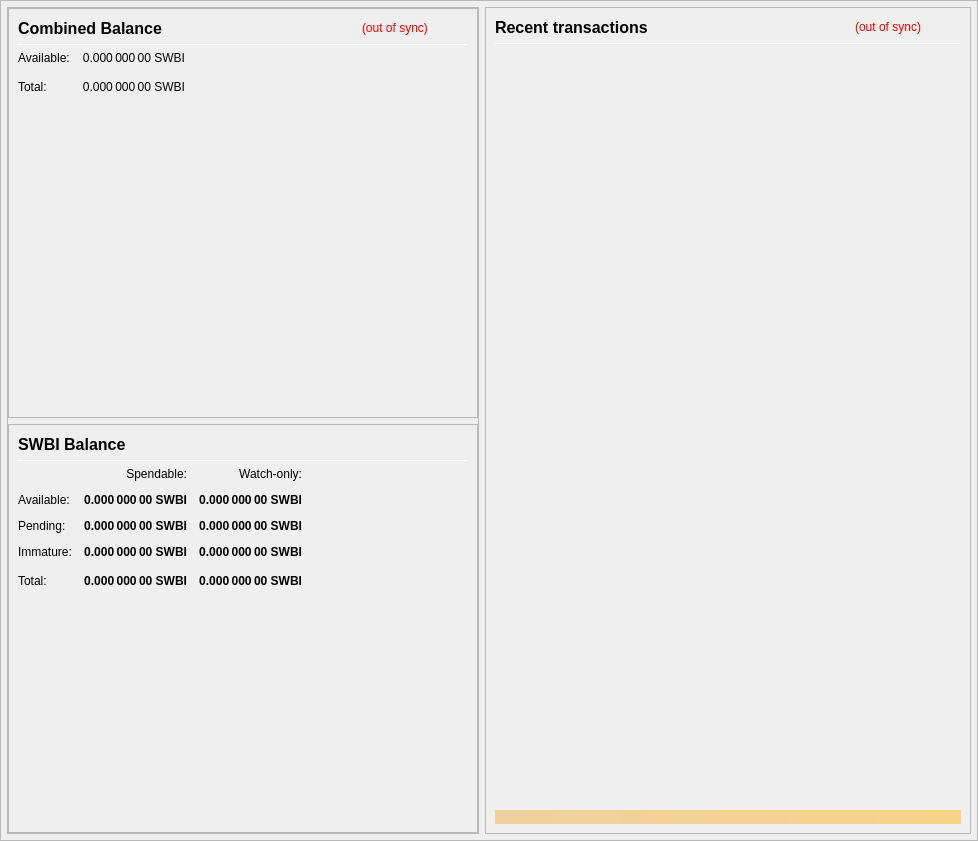
<?xml version="1.0" encoding="UTF-8"?>
<ui version="4.0">
 <class>OverviewPage</class>
 <widget class="QWidget" name="OverviewPage">
  <property name="geometry">
   <rect>
    <x>0</x>
    <y>0</y>
    <width>978</width>
    <height>841</height>
   </rect>
  </property>
  <property name="minimumSize">
   <size>
    <width>960</width>
    <height>682</height>
   </size>
  </property>
  <property name="windowTitle">
   <string>Form</string>
  </property>
  <property name="toolTip">
   <string/>
  </property>
  <layout class="QVBoxLayout" name="topLayout" stretch="1">
   <property name="leftMargin">
    <number>0</number>
   </property>
   <property name="topMargin">
    <number>0</number>
   </property>
   <property name="rightMargin">
    <number>0</number>
   </property>
   <property name="bottomMargin">
    <number>0</number>
   </property>
   <item>
    <widget class="QFrame" name="frame_BG">
     <property name="minimumSize">
      <size>
       <width>850</width>
       <height>610</height>
      </size>
     </property>
     <property name="maximumSize">
      <size>
       <width>16777215</width>
       <height>16777215</height>
      </size>
     </property>
     <property name="frameShape">
      <enum>QFrame::StyledPanel</enum>
     </property>
     <property name="frameShadow">
      <enum>QFrame::Raised</enum>
     </property>
     <layout class="QVBoxLayout" name="verticalLayout_3" stretch="1">
      <property name="leftMargin">
       <number>0</number>
      </property>
      <property name="topMargin">
       <number>0</number>
      </property>
      <property name="rightMargin">
       <number>0</number>
      </property>
      <property name="bottomMargin">
       <number>6</number>
      </property>
      <item>
       <layout class="QVBoxLayout" name="verticalLayout_Master" stretch="0,0">
        <property name="leftMargin">
         <number>0</number>
        </property>
        <property name="topMargin">
         <number>0</number>
        </property>
        <property name="rightMargin">
         <number>0</number>
        </property>
        <property name="bottomMargin">
         <number>0</number>
        </property>
        <item>
         <widget class="QFrame" name="frame_Header">
          <layout class="QVBoxLayout" name="verticalLayout_Header">
           <property name="leftMargin">
            <number>0</number>
           </property>
           <property name="topMargin">
            <number>0</number>
           </property>
           <property name="rightMargin">
            <number>0</number>
           </property>
           <property name="bottomMargin">
            <number>0</number>
           </property>
          </layout>
         </widget>
        </item>
        <item>
         <widget class="QFrame" name="frame_Content">
          <layout class="QVBoxLayout" name="verticalLayout_Content">
           <property name="leftMargin">
            <number>6</number>
           </property>
           <property name="topMargin">
            <number>0</number>
           </property>
           <property name="rightMargin">
            <number>6</number>
           </property>
           <property name="bottomMargin">
            <number>0</number>
           </property>
           <item>
            <layout class="QHBoxLayout" name="horizontalLayout_Content" stretch="0,1">
             <property name="spacing">
              <number>6</number>
             </property>
             <item>
              <layout class="QVBoxLayout" name="verticalLayout_left" stretch="1">
               <item>
                <widget class="QFrame" name="frameObfuscation">
                 <property name="minimumSize">
                  <size>
                   <width>0</width>
                   <height>0</height>
                  </size>
                 </property>
                 <property name="frameShape">
                  <enum>QFrame::StyledPanel</enum>
                 </property>
                 <property name="frameShadow">
                  <enum>QFrame::Raised</enum>
                 </property>
                 <layout class="QVBoxLayout" name="verticalLayout" stretch="0,0">
                  <property name="leftMargin">
                   <number>0</number>
                  </property>
                  <property name="topMargin">
                   <number>0</number>
                  </property>
                  <property name="rightMargin">
                   <number>0</number>
                  </property>
                  <property name="bottomMargin">
                   <number>0</number>
                  </property>
                  <item>
                   <widget class="QFrame" name="frame_CombinedBalances">
                    <property name="minimumSize">
                     <size>
                      <width>470</width>
                      <height>0</height>
                     </size>
                    </property>
                    <property name="frameShape">
                     <enum>QFrame::StyledPanel</enum>
                    </property>
                    <property name="frameShadow">
                     <enum>QFrame::Raised</enum>
                    </property>
                    <layout class="QVBoxLayout" name="verticalLayout_5">
                     <item>
                      <layout class="QHBoxLayout" name="horizontalLayout_5" stretch="0,0,0,0">
                       <item>
                        <widget class="QLabel" name="label_5z">
                         <property name="minimumSize">
                          <size>
                           <width>0</width>
                           <height>20</height>
                          </size>
                         </property>
                         <property name="font">
                          <font>
                           <pointsize>12</pointsize>
                           <weight>75</weight>
                           <bold>true</bold>
                          </font>
                         </property>
                         <property name="toolTip">
                          <string>Combined Balance (including unconfirmed and immature coins)</string>
                         </property>
                         <property name="text">
                          <string>Combined Balance</string>
                         </property>
                        </widget>
                       </item>
                       <item>
                        <spacer name="horizontalSpacer_1">
                         <property name="orientation">
                          <enum>Qt::Horizontal</enum>
                         </property>
                         <property name="sizeHint" stdset="0">
                          <size>
                           <width>40</width>
                           <height>20</height>
                          </size>
                         </property>
                        </spacer>
                       </item>
                       <item>
                        <widget class="QLabel" name="labelWalletStatus">
                         <property name="cursor">
                          <cursorShape>WhatsThisCursor</cursorShape>
                         </property>
                         <property name="toolTip">
                          <string>The displayed information may be out of date. Your wallet automatically synchronizes with the SWINGBICOIN network after a connection is established, but this process has not completed yet.</string>
                         </property>
                         <property name="styleSheet">
                          <string notr="true">QLabel { color: red; }</string>
                         </property>
                         <property name="text">
                          <string notr="true">(out of sync)</string>
                         </property>
                         <property name="alignment">
                          <set>Qt::AlignLeading|Qt::AlignLeft|Qt::AlignVCenter</set>
                         </property>
                        </widget>
                       </item>
                       <item>
                        <spacer name="horizontalSpacer_5">
                         <property name="orientation">
                          <enum>Qt::Horizontal</enum>
                         </property>
                         <property name="sizeType">
                          <enum>QSizePolicy::Preferred</enum>
                         </property>
                         <property name="sizeHint" stdset="0">
                          <size>
                           <width>40</width>
                           <height>20</height>
                          </size>
                         </property>
                        </spacer>
                       </item>
                      </layout>
                     </item>
                     <item>
                      <widget class="Line" name="line_CombinedBalance">
                       <property name="minimumSize">
                        <size>
                         <width>0</width>
                         <height>1</height>
                        </size>
                       </property>
                       <property name="maximumSize">
                        <size>
                         <width>16777215</width>
                         <height>1</height>
                        </size>
                       </property>
                       <property name="orientation">
                        <enum>Qt::Horizontal</enum>
                       </property>
                      </widget>
                     </item>
                     <item>
                      <layout class="QGridLayout" name="gridLayout_3">
                       <property name="spacing">
                        <number>12</number>
                       </property>
                       <item row="1" column="0">
                        <widget class="QLabel" name="labelBalanceTextz">
                         <property name="text">
                          <string>Available:</string>
                         </property>
                        </widget>
                       </item>
                       <item row="1" column="1">
                        <widget class="QLabel" name="labelBalancez">
                         <property name="font">
                          <font>
                           <weight>50</weight>
                           <bold>true</bold>
                          </font>
                         </property>
                         <property name="cursor">
                          <cursorShape>IBeamCursor</cursorShape>
                         </property>
                         <property name="toolTip">
                          <string>Your current spendable balance</string>
                         </property>
                         <property name="text">
                          <string notr="true">0.000 000 00 SWBI</string>
                         </property>
                         <property name="alignment">
                          <set>Qt::AlignRight|Qt::AlignTrailing|Qt::AlignVCenter</set>
                         </property>
                         <property name="textInteractionFlags">
                          <set>Qt::LinksAccessibleByMouse|Qt::TextSelectableByKeyboard|Qt::TextSelectableByMouse</set>
                         </property>
                        </widget>
                       </item>
                       <item row="2" column="0">
                        <widget class="QLabel" name="labelTotalTextz">
                         <property name="text">
                          <string>Total:</string>
                         </property>
                        </widget>
                       </item>
                       <item row="2" column="1">
                        <widget class="QLabel" name="labelTotalz">
                         <property name="font">
                          <font>
                           <weight>50</weight>
                           <bold>true</bold>
                          </font>
                         </property>
                         <property name="cursor">
                          <cursorShape>IBeamCursor</cursorShape>
                         </property>
                         <property name="toolTip">
                          <string>Total Balance, including all unavailable coins.</string>
                         </property>
                         <property name="text">
                          <string notr="true">0.000 000 00 SWBI</string>
                         </property>
                         <property name="alignment">
                          <set>Qt::AlignRight|Qt::AlignTrailing|Qt::AlignVCenter</set>
                         </property>
                         <property name="textInteractionFlags">
                          <set>Qt::LinksAccessibleByMouse|Qt::TextSelectableByKeyboard|Qt::TextSelectableByMouse</set>
                         </property>
                        </widget>
                       </item>
                       <item row="2" column="3">
                        <spacer name="horizontalSpacer_2">
                         <property name="orientation">
                          <enum>Qt::Horizontal</enum>
                         </property>
                         <property name="sizeHint" stdset="0">
                          <size>
                           <width>40</width>
                           <height>20</height>
                          </size>
                         </property>
                        </spacer>
                       </item>
                      </layout>
                     </item>
                     <item>
                      <spacer name="verticalSpacer_1">
                       <property name="orientation">
                        <enum>Qt::Vertical</enum>
                       </property>
                       <property name="sizeHint" stdset="0">
                        <size>
                         <width>20</width>
                         <height>40</height>
                        </size>
                       </property>
                      </spacer>
                     </item>
                    </layout>
                   </widget>
                  </item>
                  <item>
                   <widget class="QFrame" name="frame_Balances">
                    <property name="frameShape">
                     <enum>QFrame::StyledPanel</enum>
                    </property>
                    <property name="frameShadow">
                     <enum>QFrame::Raised</enum>
                    </property>
                    <layout class="QVBoxLayout" name="verticalLayout_4">
                     <item>
                      <layout class="QHBoxLayout" name="horizontalLayout_4">
                       <item>
                        <widget class="QLabel" name="label_5">
                         <property name="minimumSize">
                          <size>
                           <width>0</width>
                           <height>20</height>
                          </size>
                         </property>
                         <property name="font">
                          <font>
                           <pointsize>12</pointsize>
                           <weight>75</weight>
                           <bold>true</bold>
                          </font>
                         </property>
                         <property name="text">
                          <string>SWBI Balance</string>
                         </property>
                        </widget>
                       </item>
                       <item>
                        <spacer name="horizontalSpacer_3">
                         <property name="orientation">
                          <enum>Qt::Horizontal</enum>
                         </property>
                         <property name="sizeHint" stdset="0">
                          <size>
                           <width>40</width>
                           <height>20</height>
                          </size>
                         </property>
                        </spacer>
                       </item>
                      </layout>
                     </item>
                     <item>
                      <widget class="Line" name="line_Balance">
                       <property name="minimumSize">
                        <size>
                         <width>0</width>
                         <height>1</height>
                        </size>
                       </property>
                       <property name="maximumSize">
                        <size>
                         <width>16777215</width>
                         <height>1</height>
                        </size>
                       </property>
                       <property name="orientation">
                        <enum>Qt::Horizontal</enum>
                       </property>
                      </widget>
                     </item>
                     <item>
                      <layout class="QGridLayout" name="gridLayout">
                       <property name="spacing">
                        <number>12</number>
                       </property>
                       <item row="0" column="1">
                        <widget class="QLabel" name="labelSpendable">
                         <property name="text">
                          <string>Spendable:</string>
                         </property>
                         <property name="alignment">
                          <set>Qt::AlignRight|Qt::AlignTrailing|Qt::AlignVCenter</set>
                         </property>
                        </widget>
                       </item>
                       <item row="0" column="2">
                        <widget class="QLabel" name="labelWatchonly">
                         <property name="text">
                          <string>Watch-only:</string>
                         </property>
                         <property name="alignment">
                          <set>Qt::AlignRight|Qt::AlignTrailing|Qt::AlignVCenter</set>
                         </property>
                        </widget>
                       </item>
                       <item row="1" column="0">
                        <widget class="QLabel" name="labelBalanceText">
                         <property name="text">
                          <string>Available:</string>
                         </property>
                        </widget>
                       </item>
                       <item row="1" column="1">
                        <widget class="QLabel" name="labelBalance">
                         <property name="font">
                          <font>
                           <weight>75</weight>
                           <bold>true</bold>
                          </font>
                         </property>
                         <property name="cursor">
                          <cursorShape>IBeamCursor</cursorShape>
                         </property>
                         <property name="toolTip">
                          <string>Your current spendable balance</string>
                         </property>
                         <property name="text">
                          <string notr="true">0.000 000 00 SWBI</string>
                         </property>
                         <property name="alignment">
                          <set>Qt::AlignRight|Qt::AlignTrailing|Qt::AlignVCenter</set>
                         </property>
                         <property name="textInteractionFlags">
                          <set>Qt::LinksAccessibleByMouse|Qt::TextSelectableByKeyboard|Qt::TextSelectableByMouse</set>
                         </property>
                        </widget>
                       </item>
                       <item row="1" column="2">
                        <widget class="QLabel" name="labelWatchAvailable">
                         <property name="font">
                          <font>
                           <weight>75</weight>
                           <bold>true</bold>
                          </font>
                         </property>
                         <property name="cursor">
                          <cursorShape>IBeamCursor</cursorShape>
                         </property>
                         <property name="toolTip">
                          <string>Your current balance in watch-only addresses</string>
                         </property>
                         <property name="text">
                          <string notr="true">0.000 000 00 SWBI</string>
                         </property>
                         <property name="alignment">
                          <set>Qt::AlignRight|Qt::AlignTrailing|Qt::AlignVCenter</set>
                         </property>
                         <property name="textInteractionFlags">
                          <set>Qt::LinksAccessibleByMouse|Qt::TextSelectableByKeyboard|Qt::TextSelectableByMouse</set>
                         </property>
                        </widget>
                       </item>
                       <item row="2" column="0">
                        <widget class="QLabel" name="labelPendingText">
                         <property name="text">
                          <string>Pending:</string>
                         </property>
                        </widget>
                       </item>
                       <item row="2" column="1">
                        <widget class="QLabel" name="labelUnconfirmed">
                         <property name="font">
                          <font>
                           <weight>75</weight>
                           <bold>true</bold>
                          </font>
                         </property>
                         <property name="cursor">
                          <cursorShape>IBeamCursor</cursorShape>
                         </property>
                         <property name="toolTip">
                          <string>Total of transactions that have yet to be confirmed, and do not yet count toward the spendable balance</string>
                         </property>
                         <property name="text">
                          <string notr="true">0.000 000 00 SWBI</string>
                         </property>
                         <property name="alignment">
                          <set>Qt::AlignRight|Qt::AlignTrailing|Qt::AlignVCenter</set>
                         </property>
                         <property name="textInteractionFlags">
                          <set>Qt::LinksAccessibleByMouse|Qt::TextSelectableByKeyboard|Qt::TextSelectableByMouse</set>
                         </property>
                        </widget>
                       </item>
                       <item row="2" column="2">
                        <widget class="QLabel" name="labelWatchPending">
                         <property name="font">
                          <font>
                           <weight>75</weight>
                           <bold>true</bold>
                          </font>
                         </property>
                         <property name="cursor">
                          <cursorShape>IBeamCursor</cursorShape>
                         </property>
                         <property name="toolTip">
                          <string>Unconfirmed transactions to watch-only addresses</string>
                         </property>
                         <property name="text">
                          <string notr="true">0.000 000 00 SWBI</string>
                         </property>
                         <property name="alignment">
                          <set>Qt::AlignRight|Qt::AlignTrailing|Qt::AlignVCenter</set>
                         </property>
                         <property name="textInteractionFlags">
                          <set>Qt::LinksAccessibleByMouse|Qt::TextSelectableByKeyboard|Qt::TextSelectableByMouse</set>
                         </property>
                        </widget>
                       </item>
                       <item row="3" column="0">
                        <widget class="QLabel" name="labelImmatureText">
                         <property name="text">
                          <string>Immature:</string>
                         </property>
                        </widget>
                       </item>
                       <item row="3" column="1">
                        <widget class="QLabel" name="labelImmature">
                         <property name="font">
                          <font>
                           <weight>75</weight>
                           <bold>true</bold>
                          </font>
                         </property>
                         <property name="cursor">
                          <cursorShape>IBeamCursor</cursorShape>
                         </property>
                         <property name="toolTip">
                          <string>Staked or masternode rewards that has not yet matured</string>
                         </property>
                         <property name="text">
                          <string notr="true">0.000 000 00 SWBI</string>
                         </property>
                         <property name="alignment">
                          <set>Qt::AlignRight|Qt::AlignTrailing|Qt::AlignVCenter</set>
                         </property>
                         <property name="textInteractionFlags">
                          <set>Qt::LinksAccessibleByMouse|Qt::TextSelectableByKeyboard|Qt::TextSelectableByMouse</set>
                         </property>
                        </widget>
                       </item>
                       <item row="3" column="2">
                        <widget class="QLabel" name="labelWatchImmature">
                         <property name="font">
                          <font>
                           <weight>75</weight>
                           <bold>true</bold>
                          </font>
                         </property>
                         <property name="cursor">
                          <cursorShape>IBeamCursor</cursorShape>
                         </property>
                         <property name="toolTip">
                          <string>Staked or masternode rewards in watch-only addresses that has not yet matured</string>
                         </property>
                         <property name="text">
                          <string notr="true">0.000 000 00 SWBI</string>
                         </property>
                         <property name="alignment">
                          <set>Qt::AlignRight|Qt::AlignTrailing|Qt::AlignVCenter</set>
                         </property>
                         <property name="textInteractionFlags">
                          <set>Qt::LinksAccessibleByMouse|Qt::TextSelectableByKeyboard|Qt::TextSelectableByMouse</set>
                         </property>
                        </widget>
                       </item>
                       
                       <item row="4" column="0">
                        <widget class="QLabel" name="labelTotalText">
                         <property name="toolTip">
                          <string>Your current SWINGBICOIN balance, unconfirmed and immature transactions included</string>
                         </property>
                         <property name="text">
                          <string>Total:</string>
                         </property>
                        </widget>
                       </item>
                       <item row="4" column="1">
                        <widget class="QLabel" name="labelTotal">
                         <property name="font">
                          <font>
                           <weight>75</weight>
                           <bold>true</bold>
                          </font>
                         </property>
                         <property name="cursor">
                          <cursorShape>IBeamCursor</cursorShape>
                         </property>
                         <property name="toolTip">
                          <string>Your current SWINGBICOIN balance, unconfirmed and immature transactions included</string>
                         </property>
                         <property name="text">
                          <string notr="true">0.000 000 00 SWBI</string>
                         </property>
                         <property name="alignment">
                          <set>Qt::AlignRight|Qt::AlignTrailing|Qt::AlignVCenter</set>
                         </property>
                         <property name="textInteractionFlags">
                          <set>Qt::LinksAccessibleByMouse|Qt::TextSelectableByKeyboard|Qt::TextSelectableByMouse</set>
                         </property>
                        </widget>
                       </item>
                       <item row="4" column="2">
                        <widget class="QLabel" name="labelWatchTotal">
                         <property name="font">
                          <font>
                           <weight>75</weight>
                           <bold>true</bold>
                          </font>
                         </property>
                         <property name="cursor">
                          <cursorShape>IBeamCursor</cursorShape>
                         </property>
                         <property name="toolTip">
                          <string>Current total balance in watch-only addresses</string>
                         </property>
                         <property name="text">
                          <string notr="true">0.000 000 00 SWBI</string>
                         </property>
                         <property name="alignment">
                          <set>Qt::AlignRight|Qt::AlignTrailing|Qt::AlignVCenter</set>
                         </property>
                         <property name="textInteractionFlags">
                          <set>Qt::LinksAccessibleByMouse|Qt::TextSelectableByKeyboard|Qt::TextSelectableByMouse</set>
                         </property>
                        </widget>
                       </item>
                       <item row="4" column="3">
                        <spacer name="horizontalSpacer_9">
                         <property name="orientation">
                          <enum>Qt::Horizontal</enum>
                         </property>
                         <property name="sizeHint" stdset="0">
                          <size>
                           <width>40</width>
                           <height>20</height>
                          </size>
                         </property>
                        </spacer>
                       </item>
                      </layout>
                     </item>
                     <item>
                      <spacer name="verticalSpacer_3">
                       <property name="orientation">
                        <enum>Qt::Vertical</enum>
                       </property>
                       <property name="sizeHint" stdset="0">
                        <size>
                         <width>20</width>
                         <height>40</height>
                        </size>
                       </property>
                      </spacer>
                     </item>
                    </layout>
                   </widget>
                  </item>
                 </layout>
                </widget>
               </item>
              </layout>
             </item>
             <item>
              <layout class="QVBoxLayout" name="verticalLayout_right" stretch="1">
               <item>
                <widget class="QFrame" name="frame_RecentTransactions">
                 <property name="minimumSize">
                  <size>
                   <width>0</width>
                   <height>0</height>
                  </size>
                 </property>
                 <property name="frameShape">
                  <enum>QFrame::StyledPanel</enum>
                 </property>
                 <property name="frameShadow">
                  <enum>QFrame::Raised</enum>
                 </property>
                 <layout class="QVBoxLayout" name="verticalLayout_1" stretch="0,0,0,0,0">
                  <item>
                   <layout class="QHBoxLayout" name="horizontalLayout_2">
                    <item>
                     <widget class="QLabel" name="label_4">
                      <property name="minimumSize">
                       <size>
                        <width>0</width>
                        <height>20</height>
                       </size>
                      </property>
                      <property name="font">
                       <font>
                        <pointsize>12</pointsize>
                        <weight>75</weight>
                        <bold>true</bold>
                       </font>
                      </property>
                      <property name="text">
                       <string>Recent transactions</string>
                      </property>
                     </widget>
                    </item>
                    <item>
                     <spacer name="horizontalSpacer">
                      <property name="orientation">
                       <enum>Qt::Horizontal</enum>
                      </property>
                      <property name="sizeHint" stdset="0">
                       <size>
                        <width>40</width>
                        <height>20</height>
                       </size>
                      </property>
                     </spacer>
                    </item>
                    <item>
                     <widget class="QLabel" name="labelTransactionsStatus">
                      <property name="cursor">
                       <cursorShape>WhatsThisCursor</cursorShape>
                      </property>
                      <property name="toolTip">
                       <string>The displayed information may be out of date. Your wallet automatically synchronizes with the SWINGBICOIN network after a connection is established, but this process has not completed yet.</string>
                      </property>
                      <property name="styleSheet">
                       <string notr="true">QLabel { color: red; }</string>
                      </property>
                      <property name="text">
                       <string notr="true">(out of sync)</string>
                      </property>
                      <property name="alignment">
                       <set>Qt::AlignRight|Qt::AlignTrailing|Qt::AlignVCenter</set>
                      </property>
                     </widget>
                    </item>
                    <item>
                     <spacer name="horizontalSpacer_6">
                      <property name="orientation">
                       <enum>Qt::Horizontal</enum>
                      </property>
                      <property name="sizeType">
                       <enum>QSizePolicy::Preferred</enum>
                      </property>
                      <property name="sizeHint" stdset="0">
                       <size>
                        <width>40</width>
                        <height>20</height>
                       </size>
                      </property>
                     </spacer>
                    </item>
                   </layout>
                  </item>
                  <item>
                   <widget class="Line" name="line">
                    <property name="minimumSize">
                     <size>
                      <width>0</width>
                      <height>1</height>
                     </size>
                    </property>
                    <property name="maximumSize">
                     <size>
                      <width>16777215</width>
                      <height>1</height>
                     </size>
                    </property>
                    <property name="orientation">
                     <enum>Qt::Horizontal</enum>
                    </property>
                   </widget>
                  </item>
                  <item>
                   <widget class="QListView" name="listTransactions">
                    <property name="minimumSize">
                     <size>
                      <width>0</width>
                      <height>0</height>
                     </size>
                    </property>
                    <property name="styleSheet">
                     <string notr="true">QListView { background: transparent; }</string>
                    </property>
                    <property name="frameShape">
                     <enum>QFrame::NoFrame</enum>
                    </property>
                    <property name="verticalScrollBarPolicy">
                     <enum>Qt::ScrollBarAlwaysOff</enum>
                    </property>
                    <property name="horizontalScrollBarPolicy">
                     <enum>Qt::ScrollBarAlwaysOff</enum>
                    </property>
                    <property name="selectionMode">
                     <enum>QAbstractItemView::NoSelection</enum>
                    </property>
                   </widget>
                  </item>
                  <item>
                   <spacer name="verticalSpacer_2">
                    <property name="orientation">
                     <enum>Qt::Vertical</enum>
                    </property>
                    <property name="sizeType">
                     <enum>QSizePolicy::Expanding</enum>
                    </property>
                    <property name="sizeHint" stdset="0">
                     <size>
                      <width>20</width>
                      <height>40</height>
                     </size>
                    </property>
                   </spacer>
                  </item>
                  <item>
                   <widget class="QLabel" name="labelAlerts">
                    <property name="maximumSize">
                     <size>
                      <width>16777215</width>
                      <height>16777215</height>
                     </size>
                    </property>
                    <property name="styleSheet">
                     <string notr="true">background-color: qlineargradient(x1: 0, y1: 0, x2: 1, y2: 0, stop:0 #F0D0A0, stop:1 #F8D488); color:#000000;</string>
                    </property>
                    <property name="text">
                     <string/>
                    </property>
                    <property name="wordWrap">
                     <bool>true</bool>
                    </property>
                    <property name="margin">
                     <number>3</number>
                    </property>
                   </widget>
                  </item>
                 </layout>
                </widget>
               </item>
              </layout>
             </item>
            </layout>
           </item>
          </layout>
         </widget>
        </item>
       </layout>
      </item>
     </layout>
    </widget>
   </item>
  </layout>
 </widget>
 <resources/>
 <connections/>
</ui>
